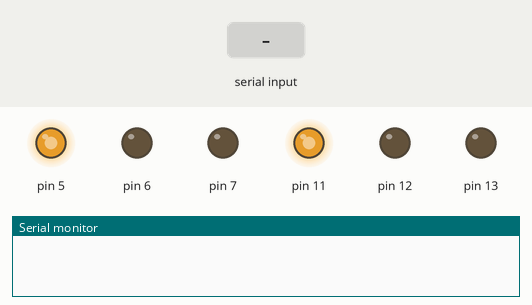
This sketch was run on a simulated Arduino Uno, built with avr-gcc and run on an emulated ATmega328P. On the bench: output pins drawn as LEDs (lit = HIGH), the last lines printed to the serial monitor. The inputs (shaded band) are chosen by the test bench.

Above: at 1.2 s.
1.3 s: "1" received over Serial
At 1.9 s:
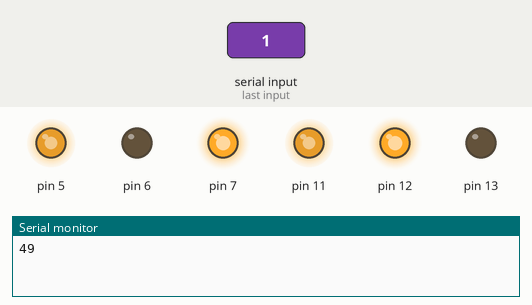
2.8 s: "2" received over Serial
At 4.0 s:
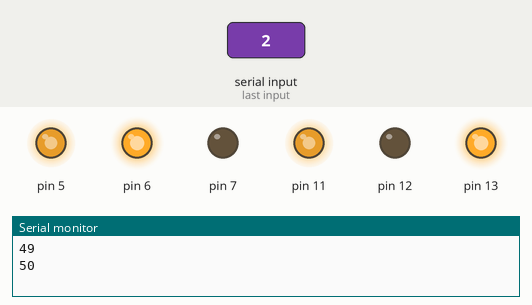
4.3 s: "3" received over Serial
At 5.4 s:
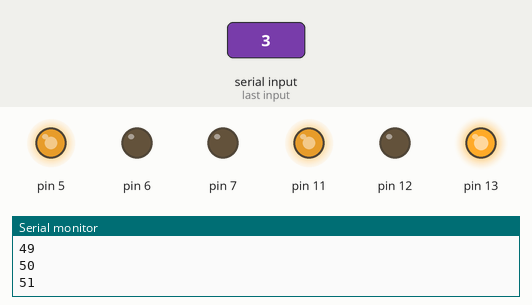
5.8 s: "4" received over Serial
At 6.5 s:
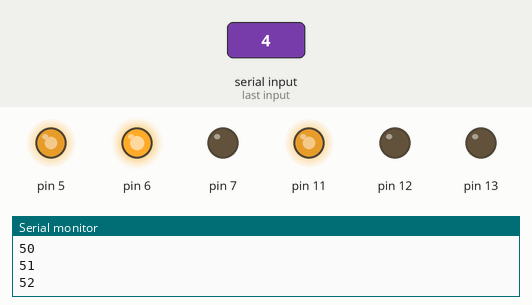
7.3 s: "0" received over Serial
At 7.7 s:
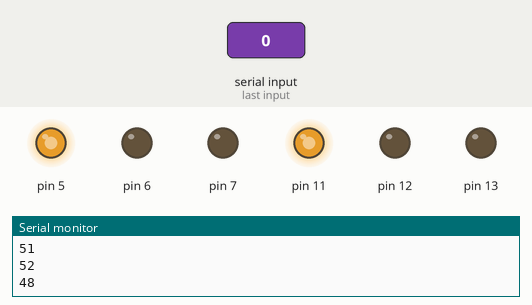
Timing chart, 0 to 9.8 s (numbered marks = the images above; inputs shaded):
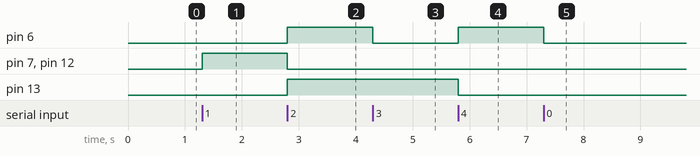

The sketch:

BluetoothCar.ino
```cpp
int x;

void setup() {
  pinMode(11, OUTPUT);
  pinMode(12, OUTPUT);
  pinMode(13, OUTPUT);
  analogWrite(11, 200);

  pinMode(5, OUTPUT);
  pinMode(6, OUTPUT);
  pinMode(7, OUTPUT);
  analogWrite(5, 200);

  Serial.begin(9600);  // Set data transfer speed
}

void loop() {
  // Check if data is available on the serial port
  while (Serial.available() > 0) {
    x = Serial.read();
    Serial.println(x);
    // Perform actions based on received data
    if (x == '1') {
      // Forward
      digitalWrite(12, HIGH);
      digitalWrite(13, LOW);
      digitalWrite(6, LOW);
      digitalWrite(7, HIGH);
    } else if (x == '2') {
      // Backward
      digitalWrite(12, LOW);
      digitalWrite(13, HIGH);
      digitalWrite(6, HIGH);
      digitalWrite(7, LOW);
    } else if (x == '3') {
      // Turn right
      digitalWrite(12, LOW);
      digitalWrite(13, HIGH);
      digitalWrite(6, LOW);
      digitalWrite(7, LOW);
    } else if (x == '4') {
      // Turn left
      digitalWrite(12, LOW);
      digitalWrite(13, LOW);
      digitalWrite(6, HIGH);
      digitalWrite(7, LOW);
    } else {
      // Stop all motors
      digitalWrite(12, LOW);
      digitalWrite(13, LOW);
      digitalWrite(6, LOW);
      digitalWrite(7, LOW);
    }
  }
}
```

Measured:
- after the input at 1.3 s, pin 7, pin 12: LOW → HIGH at once
- after the input at 2.8 s, pin 6, pin 13: LOW → HIGH at once; pin 7, pin 12: HIGH → LOW at once
- after the input at 4.3 s, pin 6: HIGH → LOW at once
- after the input at 5.8 s, pin 6: LOW → HIGH at once; pin 13: HIGH → LOW at once
- after the input at 7.3 s, pin 6: HIGH → LOW at once
